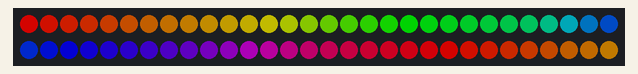
A sketch run on a simulated Arduino Uno, built with avr-gcc and run on an emulated ATmega328P. Parts: 60 RGB LEDs in strip order, left to right, continuing on the next row. Dim RGB values are drawn brighter than linear.

Above: at 1.09 s.
At 4.35 s:
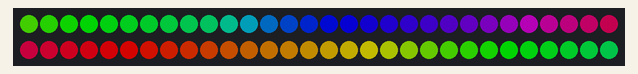
At 10.62 s:
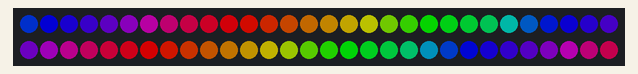
At 21.08 s:
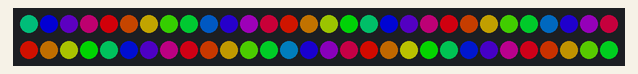
At 30.9 s:
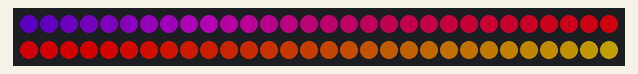
At 39.88 s:
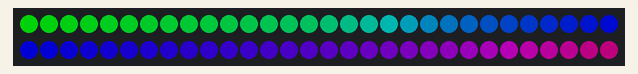

The sketch:

rainbow_march_demo.ino
```cpp
/* rainbow_march_demo
 *
 * By: Andrew Tuline
 *
 * Date: March, 2015
 *
 * Rainbow marching up the strand. Pretty basic, but oh so popular, and we get a few options as well. No 'wheel' routine required.
 *
 */

#include "FastLED.h"                                          // FastLED library.

#if FASTLED_VERSION < 3001000
#error "Requires FastLED 3.1 or later; check github for latest code."
#endif

// Fixed definitions cannot change on the fly.
#define LED_DT 12                                             // Data pin to connect to the strip.
#define LED_CK 11
#define COLOR_ORDER BGR                                       // It's GRB for WS2812B and BGR for APA102
#define LED_TYPE APA102                                       // What kind of strip are you using (WS2801, WS2812B or APA102)?
#define NUM_LEDS 60                                           // Number of LED's.

// Initialize changeable global variables.
uint8_t max_bright = 128;                                     // Overall brightness definition. It can be changed on the fly.

struct CRGB leds[NUM_LEDS];                                   // Initialize our LED array.

// Initialize global variables for sequences
uint8_t thisdelay = 40;                                       // A delay value for the sequence(s)
uint8_t thishue = 0;                                          // Starting hue value.
int8_t thisrot = 1;                                           // Hue rotation speed. Includes direction.
uint8_t deltahue = 1;                                         // Hue change between pixels.
bool thisdir = 0;                                             // I use a direction variable instead of signed math so I can use it in multiple routines.


void setup() {

  Serial.begin(115200);                                        // Initialize serial port for debugging.
  delay(1000);                                                // Soft startup to ease the flow of electrons.

  //  LEDS.addLeds<LED_TYPE, LED_DT, COLOR_ORDER>(leds, NUM_LEDS);      // Use this for WS2812B
  LEDS.addLeds<LED_TYPE, LED_DT, LED_CK, COLOR_ORDER>(leds, NUM_LEDS);  // Use this for WS2801 or APA102

  FastLED.setBrightness(max_bright);
  set_max_power_in_volts_and_milliamps(5, 500);                // FastLED 2.1 Power management set at 5V, 500mA

} // setup()


void loop () {

  ChangeMe();

  EVERY_N_MILLISECONDS(thisdelay) {                           // FastLED based non-blocking delay to update/display the sequence.
    rainbow_march();
  }

  FastLED.show();

} // loop()


void rainbow_march() {                                        // The fill_rainbow call doesn't support brightness levels. You would need to change the max_bright value.

  if (thisdir == 0) thishue += thisrot; else thishue-= thisrot;  // I could use signed math, but 'thisdir' works with other routines.
  fill_rainbow(leds, NUM_LEDS, thishue, deltahue);            // I don't change deltahue on the fly as it's too fast near the end of the strip.

} // rainbow_march()


void ChangeMe() {                                             // A time (rather than loop) based demo sequencer. This gives us full control over the length of each sequence.

  uint8_t secondHand = (millis() / 1000) % 60;                // Change '60' to a different value to change length of the loop.
  static uint8_t lastSecond = 99;                             // Static variable, means it's only defined once. This is our 'debounce' variable.

  if (lastSecond != secondHand) {                             // Debounce to make sure we're not repeating an assignment.
    lastSecond = secondHand;
    switch(secondHand) {
      case  0: thisrot=1; deltahue=5; break;
      case  5: thisdir=-1; deltahue=10; break;
      case 10: thisrot=5; break;
      case 15: thisrot=5; thisdir=-1; deltahue=20; break;
      case 20: deltahue=30; break;
      case 25: deltahue=2; thisrot=5; break;
      case 30: break;
    }
  }

} // ChangeMe()
```
